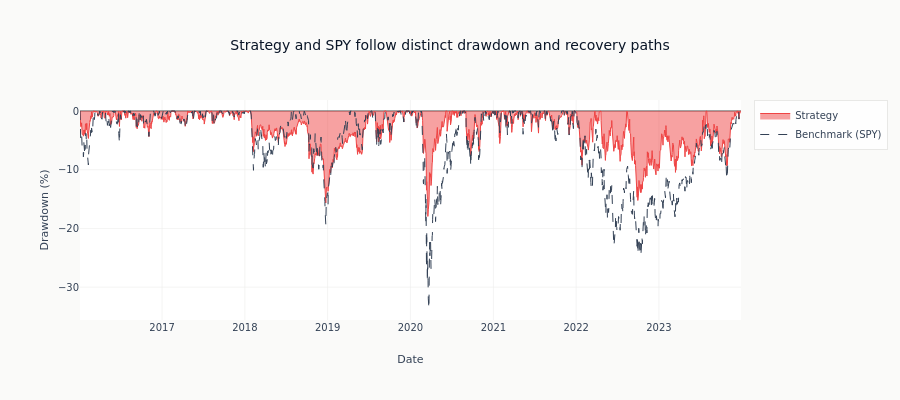

Source (notebook cell):
### Code cell
# Plot underwater curve
fig = go.Figure()

fig.add_trace(
    go.Scatter(
        x=dd_series.index,
        y=dd_series * 100,
        name="Strategy",
        fill="tozeroy",
        line=dict(color=COLORS["negative"], width=1),
    )
)

fig.add_trace(
    go.Scatter(
        x=dd_benchmark.index,
        y=dd_benchmark * 100,
        name="Benchmark (SPY)",
        line=dict(color=COLORS["neutral"], width=1, dash="dash"),
    )
)

fig.update_layout(
    title="Strategy and SPY follow distinct drawdown and recovery paths",
    xaxis_title="Date",
    yaxis_title="Drawdown (%)",
    height=400,
)
fig.show()

### Figure 1 — Plotly figure (JSON) as saved in the notebook; plotly's stock layout.template omitted (floating-point values rounded to 4 significant figures; data arrays with more than 128 entries replaced by an {"elided": "..."} marker saying what was removed)
{"data": [{"fill": "tozeroy", "line": {"color": "#ef4444", "width": 1}, "name": "Strategy", "type": "scatter", "x": {"elided": "2011 str values"}, "y": {"elided": "2011 float values"}}, {"line": {"color": "#334155", "dash": "dash", "width": 1}, "name": "Benchmark (SPY)", "type": "scatter", "x": {"elided": "2011 str values"}, "y": {"elided": "2011 float values"}}], "layout": {"height": 400, "title": {"text": "Strategy and SPY follow distinct drawdown and recovery paths"}, "xaxis": {"title": {"text": "Date"}}, "yaxis": {"title": {"text": "Drawdown (%)"}}}}
